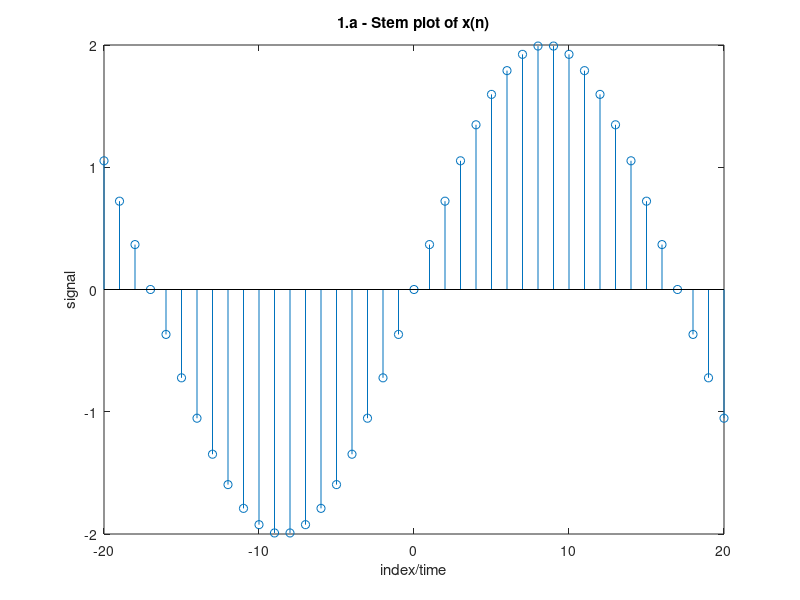
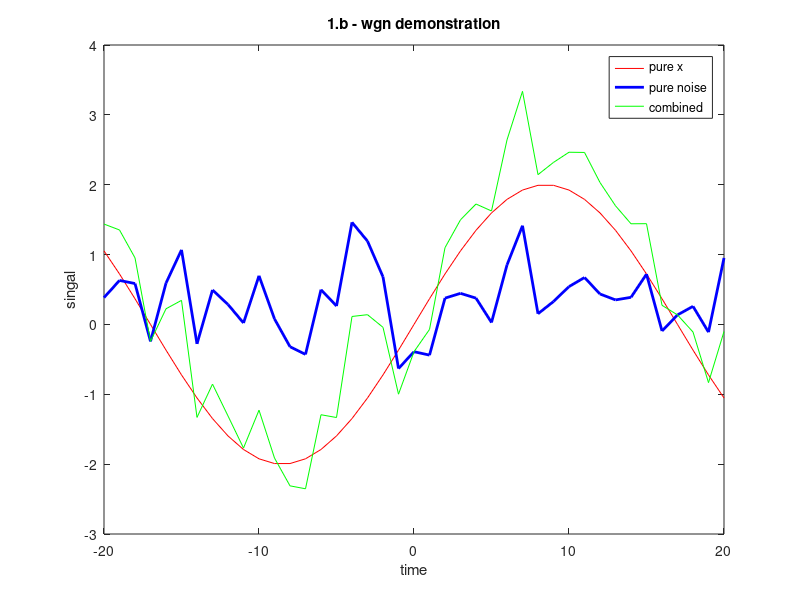
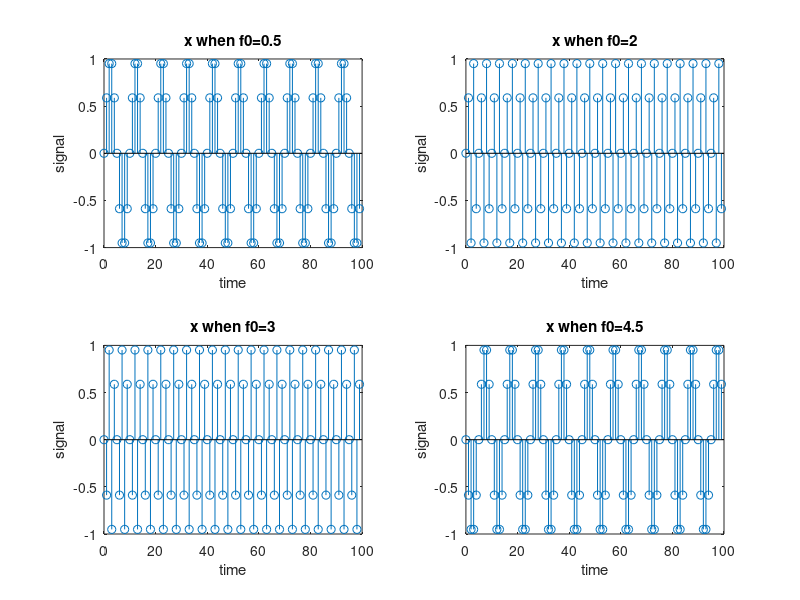
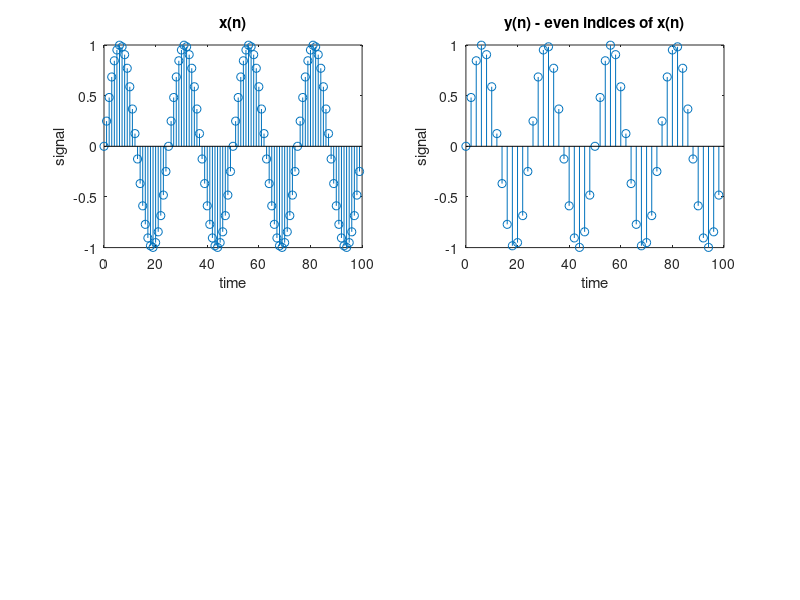

Recreate these plots in MATLAB, in order. (Note: this script raises an error after producing the figures.)
%%1.a
n=[-20:1:20];
x=2*sin(pi*n/17);
stem(n,x);
xlabel("index/time")
ylabel("signal")
title("1.a - Stem plot of x(n)");
%%

%%
%1.b
n=[-20:1:20];
x=2*sin(pi*n/17);
variance = 1;
W= sqrt(variance)*randn(41,1)
figure(12)
plot(n,x,'red')
hold on;
h2=plot (n,W,'blue');
xlabel("time");
ylabel("singal")
hold on;
plot (n,W+x,'green');
legend('pure x','pure noise','combined');
set(h2,'LineWidth',2);
title('1.b - wgn demonstration');
hold off;
%%

%%
%1.c
n=[-20:1:20];
x=2*sin(pi*n/17);
variance = 0.5;
m=0.5;
W=normrnd(m,variance,[1 41])
figure(12)
plot(n,x,'red')
hold on;
h2=plot (n,W,'blue');
xlabel("time");
ylabel("singal")
hold on;
plot (n,W+x,'green');
legend('pure x','pure noise','combined');
set(h2,'LineWidth',2);
title('1.b - wgn demonstration');
hold off;
var(W);
mean(W);
%%

%%
%1.d
n=[-20:1:20];
x1=cos(0.4*pi*n);
x2=cos(0.4*n);
figure(14)
subplot(2,1,1);
stem(n,x1,'red');
title('1.d - x1');
subplot(2,1,2);
stem (n,x2,'blue');
legend('x1','x2');
title('1.d - x2');
%%

%%
%2.a
n=[0:1:99];
Fs=5;
f01=0.5
x1=sin(2*pi*f01*n/Fs);
subplot (2,2,1)
stem(n,x1);
xlabel("time")
ylabel("signal")
title("x when f0=0.5")
subplot (2,2,2)
f02=2;
x2=sin(2*pi*f02*n/Fs);
stem(n,x2);
xlabel("time")
ylabel("signal")
title("x when f0=2")
subplot (2,2,3)
f03=3;
x3=sin(2*pi*f03*n/Fs);
stem(n,x3);
xlabel("time")
ylabel("signal")
title("x when f0=3")
subplot (2,2,4)
f04=4.5;
x4=sin(2*pi*f04*n/Fs);
stem(n,x4);
xlabel("time")
ylabel("signal")
title("x when f0=4.5")
%%

%%
%2.b
n=[0:1:99];
Fs=50;
F0=2
x=sin(2*pi*F0*n/Fs);
figure(22);
subplot(2,2,1);
stem(n,x);
xlabel("time");
ylabel("signal");
title("x(n)");
hold on;
nEven=[0:2:99];
y=sin(2*pi*F0*nEven/Fs);
subplot(2,2,2);
stem(nEven,y);
xlabel("time");
ylabel("signal");
title("y(n) - even indices of x(n)");
%%
%2.c
bits=1;
L=2^bits; %levels
xq1=round(x*L/2)/(L/2);
figure(23);
subplot(2,2,1);
stem(n,xq1);
xlabel("time");
ylabel("xq(n)");
title("xq(n), bits=1");

bits=2;
L=2^bits; %levels
xq2=round(x*L/2)/(L/2);
subplot(2,2,2);
stem(n,xq2);
xlabel("time");
ylabel("xq2(n)");
title("xq2(n) #, bits=2");

bits=4;
L=2^bits; %levels
xq4=round(x*L/2)/(L/2);
subplot(2,2,3);
stem(n,xq4);
xlabel("time");
ylabel("xq4(n)");
title("xq4(n) #, bits=4");

bits=8;
L=2^bits; %levels
xq8=round(x*L/2)/(L/2);
subplot(2,2,4);
stem(n,xq8);
xlabel("time");
ylabel("xq8(n)");
title("xq8(n) #, bits=8");
%we can see that the more bits we have the more accurate the quantizied
%signal is
%%

%%
%3.a
img=zeros([30 30]);
img(11:20,11:20)= (255*ones([10,10]));
figure(3132);
subplot (1,3,1)
imshow(img);
title('box original position');
%3.b
img25=imrotate(img,25,'nearest','crop');
subplot(1,3,2);
imshow(img25);
title('box rotated by 25 degrees');
img45=imrotate(img,45,'nearest','crop');
subplot(1,3,3);
imshow(img45);
title('box rotated by 45 degrees');

%3.c
figure(33);
img25_n=imrotate(img,25,'nearest','crop');
subplot(2,3,1);
imshow(img25_n);
title('25 degrees nearest');
img25_b=imrotate(img,25,'bilinear','crop');
subplot(2,3,2);
imshow(img25_b);
title('25 degrees bilinear');
img25_c=imrotate(img,25,'bicubic','crop');
subplot(2,3,3);
imshow(img25_c);
title('25 degrees bicubic');
img45_n=imrotate(img,45,'nearest','crop');
subplot(2,3,4);
imshow(img45_n);
title('45 degrees nearest');
img45_b=imrotate(img,45,'bilinear','crop');
subplot(2,3,5);
imshow(img45_b);
title('45 degrees bilinear');
img45_c=imrotate(img,45,'bicubic','crop');
subplot(2,3,6);
imshow(img45_c);
title('45 degrees bicubic');
%%
%3.d
heart=imread("heart.jpg");
figure(34);
subplot(1,4,1);
imshow(heart(250:300,250:300));
title("original");
heart_n=imresize(heart,2,'nearest');
subplot(1,4,2);
imshow(heart_n(500:600,500:620));
title("resized nearest");
heart_b=imresize(heart,2,'bilinear');
subplot(1,4,3);
imshow(heart_b(500:600,500:620));
title("resized bilinear");
heart_c=imresize(heart,2,'bicubic');
subplot(1,4,4);
imshow(heart_c(500:600,500:620));
title("resized bicubic");
%%

%%
%4.a.1
n=[0:1:(0.25*11025)];
x=sin(2*pi*440*n/11025);
m=(cos(2*pi*n*4/11025));
figure(41)
subplot (1,2,1);
plot(n,x);
xlabel("time");
ylabel('signal');
title("x(n)");
subplot(1,2,2);
plot(n,x.*m);
xlabel('time');
title("termolo effect on x(n)");
ylabel('termolo')
%%
%4.a.2
n=[0:1:(1*11025)];
x=sin(2*pi*440*n/11025);
m=(cos(2*pi*n*4/11025));
sound(x);
pause(2);
sound(x.*m);
%%
%4.a.3
n=[0:1:(1*11025)];
x=sin(2*pi*440*n/11025);
m=(cos(2*pi*n*4/11025));
figure(43)
subplot(2,1,1);
X=fft(x);
L=length(n);
D=(abs(X/L));
D=D(1:L/2+1)/L;
f1=11025*(0:L/2)/L;
plot(f1,D);
xlabel('frequency');
title("x(n)'s magnititude frequancy domain");
ylabel('Amplitude');
subplot(2,1,2);
Y=fft(x.*m);
D=(abs(Y/L));
D=D(1:L/2+1)/L;
f2=11025*(0:L/2)/L;
plot(f2,D);
xlabel('frequency');
title("Termolo effect magnititude frequancy domain");
ylabel('Amplitude');
%%

%4.a.4
load('guitar.mat');
figure(44);
subplot(2,1,1);
plot(y);
xlabel('time');
ylabel('signal');
title('Guitar.mat');

subplot(2,1,2);
n=[0:1:441343];
m=(cos(2*pi*n*4/11025));
m=transpose(m);
gt=y.*m;
plot(gt);
title('Guitar.mat TERMOLO!');
xlabel('time');
ylabel('signal');
sound(y,Fs);
sound(gt,Fs);
%%
%4.b.1
n=[0:1:(1*11025)];
x=sin(2*pi*440*n/11025);
figure(45)
X=fft(x);
L=length(n);
D=(abs(X/L));
D=D(1:L/2+1)/L;
f1=11025*(0:L/2)/L;
xlabel('frequancy');
title('Magnititude of normal/vibrated x(n)');
ylabel('Amplitude');
plot(f1,D,'red');
hold on;
y=sin(2*pi*n.*(440+(cos(2*pi*n*4/11025)))/11025);
Y=fft(y);
P2=(abs(Y/L));
P2=P2(1:L/2+1)/L;
f2=11025*(0:L/2)/L;
plot(f2,P2,'green');
hold off;
sound(x);
sound(y);
%%
%5.a
clear X map;
load('flujet','X','map');
imagesc(X);colormap(map);
axis off
%%
%5.b
%X size is 400x300
%map size is 64x3
size(X)
size(map)
%%
%5.d
map(1,:)=[0 0 0];
imagesc(X);colormap(map);  